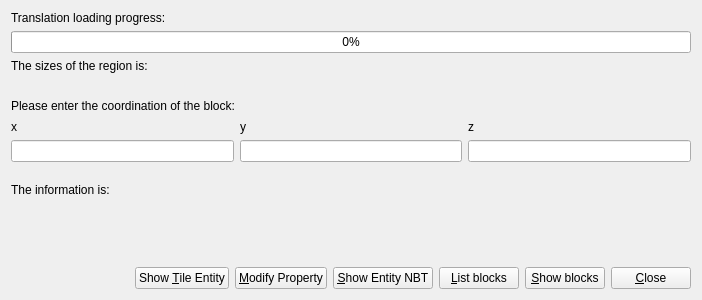
<?xml version="1.0" encoding="UTF-8"?>
<ui version="4.0">
 <class>BlockReaderUI</class>
 <widget class="QWidget" name="BlockReaderUI">
  <property name="geometry">
   <rect>
    <x>0</x>
    <y>0</y>
    <width>702</width>
    <height>300</height>
   </rect>
  </property>
  <property name="windowTitle">
   <string>Read Blocks</string>
  </property>
  <layout class="QVBoxLayout" name="verticalLayout_7">
   <item>
    <layout class="QVBoxLayout" name="verticalLayout_6">
     <item>
      <layout class="QVBoxLayout" name="verticalLayout_5">
       <item>
        <layout class="QVBoxLayout" name="verticalLayout">
         <item>
          <widget class="QLabel" name="label_7">
           <property name="text">
            <string>Translation loading progress:</string>
           </property>
          </widget>
         </item>
         <item>
          <widget class="QProgressBar" name="progressBar">
           <property name="value">
            <number>0</number>
           </property>
          </widget>
         </item>
         <item>
          <widget class="QLabel" name="label">
           <property name="text">
            <string>The sizes of the region is:</string>
           </property>
          </widget>
         </item>
         <item>
          <widget class="QLabel" name="sizeLabel">
           <property name="text">
            <string/>
           </property>
          </widget>
         </item>
         <item>
          <widget class="QLabel" name="label_2">
           <property name="text">
            <string>Please enter the coordination of the block:</string>
           </property>
          </widget>
         </item>
        </layout>
       </item>
       <item>
        <layout class="QHBoxLayout" name="horizontalLayout">
         <item>
          <layout class="QVBoxLayout" name="verticalLayout_2">
           <item>
            <widget class="QLabel" name="label_3">
             <property name="text">
              <string>x</string>
             </property>
            </widget>
           </item>
           <item>
            <widget class="QLineEdit" name="xEdit"/>
           </item>
          </layout>
         </item>
         <item>
          <layout class="QVBoxLayout" name="verticalLayout_3">
           <item>
            <widget class="QLabel" name="label_4">
             <property name="text">
              <string>y</string>
             </property>
            </widget>
           </item>
           <item>
            <widget class="QLineEdit" name="yEdit"/>
           </item>
          </layout>
         </item>
         <item>
          <layout class="QVBoxLayout" name="verticalLayout_4">
           <item>
            <widget class="QLabel" name="label_5">
             <property name="text">
              <string>z</string>
             </property>
            </widget>
           </item>
           <item>
            <widget class="QLineEdit" name="zEdit"/>
           </item>
          </layout>
         </item>
        </layout>
       </item>
       <item>
        <widget class="QLabel" name="label_6">
         <property name="text">
          <string>The information is:</string>
         </property>
        </widget>
       </item>
       <item>
        <widget class="QLabel" name="infoLabel">
         <property name="text">
          <string/>
         </property>
        </widget>
       </item>
      </layout>
     </item>
     <item>
      <layout class="QHBoxLayout" name="horizontalLayout_2">
       <item>
        <spacer name="horizontalSpacer">
         <property name="orientation">
          <enum>Qt::Orientation::Horizontal</enum>
         </property>
         <property name="sizeHint" stdset="0">
          <size>
           <width>40</width>
           <height>20</height>
          </size>
         </property>
        </spacer>
       </item>
       <item>
        <widget class="QPushButton" name="tileBtn">
         <property name="text">
          <string>Show &amp;Tile Entity</string>
         </property>
        </widget>
       </item>
       <item>
        <widget class="QPushButton" name="propertyBtn">
         <property name="text">
          <string>&amp;Modify Property</string>
         </property>
        </widget>
       </item>
       <item>
        <widget class="QPushButton" name="entityBtn">
         <property name="text">
          <string>&amp;Show Entity NBT</string>
         </property>
        </widget>
       </item>
       <item>
        <widget class="QPushButton" name="listBtn">
         <property name="text">
          <string>&amp;List blocks</string>
         </property>
        </widget>
       </item>
       <item>
        <widget class="QPushButton" name="showBtn">
         <property name="text">
          <string>&amp;Show blocks</string>
         </property>
        </widget>
       </item>
       <item>
        <widget class="QPushButton" name="closeBtn">
         <property name="text">
          <string>&amp;Close</string>
         </property>
        </widget>
       </item>
      </layout>
     </item>
    </layout>
   </item>
  </layout>
 </widget>
 <resources/>
 <connections>
  <connection>
   <sender>closeBtn</sender>
   <signal>clicked()</signal>
   <receiver>BlockReaderUI</receiver>
   <slot>close()</slot>
   <hints>
    <hint type="sourcelabel">
     <x>443</x>
     <y>306</y>
    </hint>
    <hint type="destinationlabel">
     <x>250</x>
     <y>169</y>
    </hint>
   </hints>
  </connection>
 </connections>
</ui>
